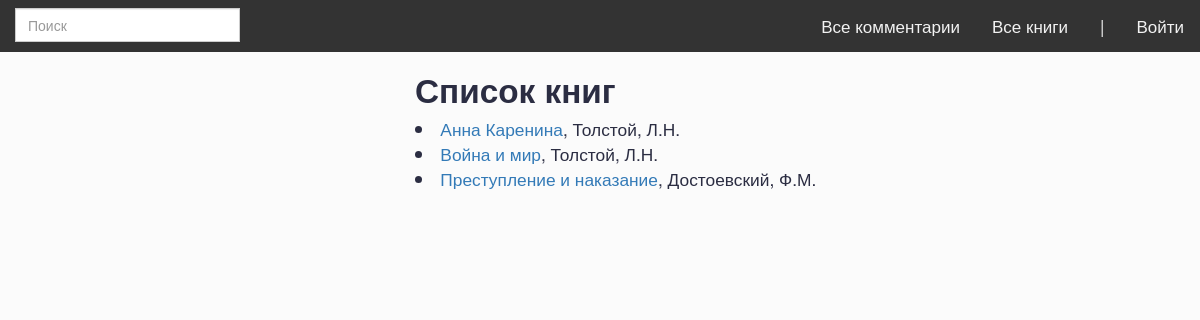
/home/, run on the app's committed database.
### polls/models.py (models this page shows, shortened)
class Book(models.Model):
    author = models.CharField(max_length=200)
    book_name = models.CharField(max_length=200)
    date_published = models.IntegerField()
    class Meta:
        ordering = ["book_name", "author"]
    def get_absolute_url(self):
        return reverse('book_detail', args=[str(self.id)])

### polls/views.py (the view)
# urls.py: path('home/', views.BookListView.as_view(), name='home'),
class BookListView(generic.ListView):
    model = Book

### polls/templates/polls/book_list.html (shortened to what this page needs)
{% extends "polls/base_generic.html" %}
{% block content %}
    <p><h1>Список книг</h1></p>
    {% if book_list %}
      {% for book in book_list %}
      <h2>
      <li>
        <a href="{{ book.get_absolute_url }}">{{ book.book_name }}</a>, {{book.author}}
      </li>
      </h2>
      {% endfor %}
    {% else %}
      <p>В библиотека пока нет книг</p>
    {% endif %}
{% endblock %}

### polls/static/css/styles.css (style rules this page uses)
body { background-color: #fbfbfb; }
h1 { color: #2B2D42; font-weight: 700; font-size: 25pt; }
h2 { color: #2B2D42; font-weight: 400; margin: 0 0 6px; font-size: 13pt; }

### data on the page
Book: book_name "Анна Каренина", author "Толстой, Л.Н."
Book: book_name "Война и мир", author "Толстой, Л.Н."
Book: book_name "Преступление и наказание", author "Достоевский, Ф.М."
